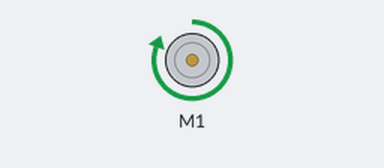
Recording of a program running on a simulated Raspberry Pi (BCM pin numbers). Parts: DC motor (green arrow = forward, orange = backward, longer = faster). At 5.0 s the program stops and its outputs stay as they are.

Above: at 0.1 s.
At 5.1 s:
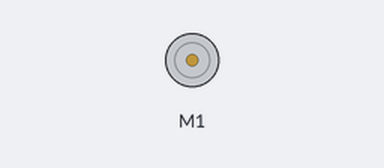
Timing chart, 0 to 6.5 s (numbered marks = the images above):
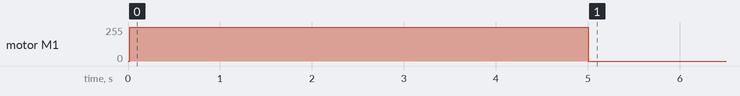

The program:

31_pump.py
```python
from gpiozero import Motor
from time import sleep

# Define pump pins
pump = Motor(forward=17, backward=27)  # Using Raspberry Pi GPIO pin numbers

# Activate the pump
pump.forward(speed=1)  # Set pump speed, range is 0 to 1
sleep(5)               # Run the pump for 5 seconds

# Deactivate the pump
pump.stop()            # Stop the pump
```

Measured:
- by itself, motor M1: stopped → forward 255/255 at 0.02 s, → stopped 5.0 s later
